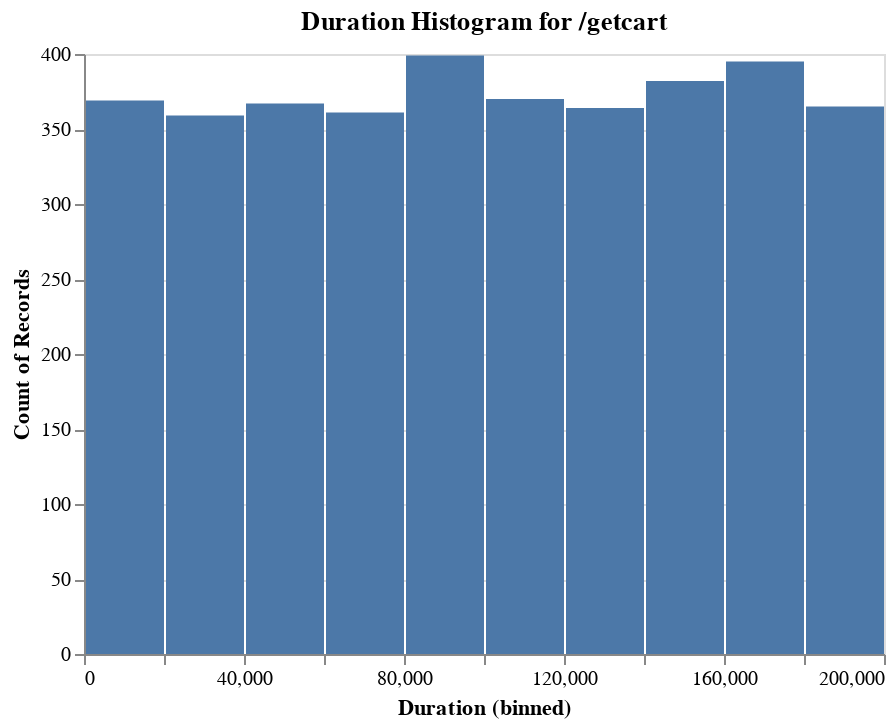

Source (notebook cell):
### Code cell
histogram("/getcart")

### Figure 1 — Vega-Lite specification as saved in the notebook (floating-point values rounded to 4 significant figures; data arrays with more than 128 entries replaced by an {"elided": "..."} marker saying what was removed)
{"config": {"view": {"continuousWidth": 400, "continuousHeight": 300}}, "data": {"name": "data-0ea0a1f81c7c96000c434f7417a2c47c"}, "mark": "bar", "encoding": {"x": {"type": "quantitative", "bin": true, "field": "Duration"}, "y": {"type": "quantitative", "aggregate": "count"}}, "title": "Duration Histogram for /getcart", "$schema": "https://vega.github.io/schema/vega-lite/v4.8.1.json", "datasets": {"data-0ea0a1f81c7c96000c434f7417a2c47c": {"elided": "3731 records"}}}
